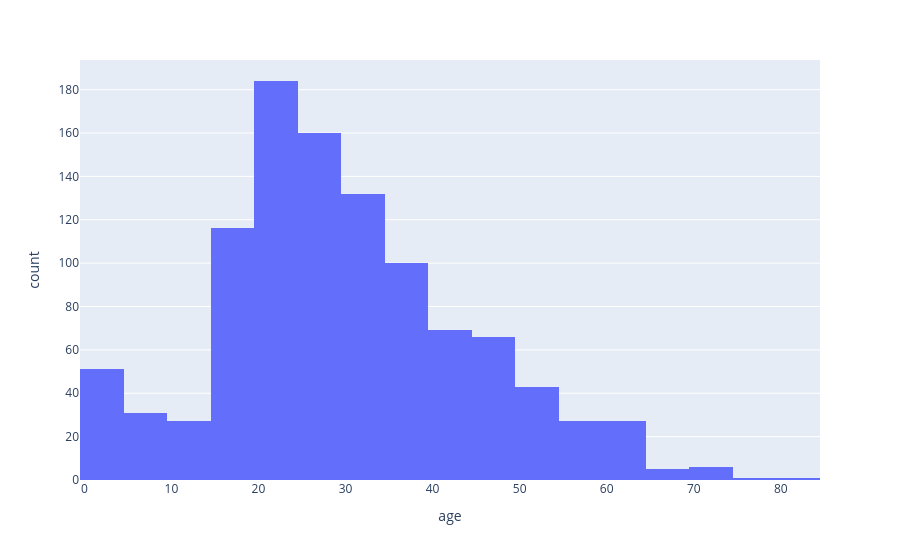

Notebook source saved alongside this figure:
### Code cell
import math
bin_width= 2
nbins = math.ceil((data[data.age<90].age.max() - data[data.age<90].age.min()) / bin_width)
fig = px.histogram(data[data.age<90], x="age", nbins=nbins)
fig.show()

### Figure 1 — Plotly figure (JSON) as saved in the notebook; plotly's stock layout.template omitted (floating-point values rounded to 4 significant figures; data arrays with more than 128 entries replaced by an {"elided": "..."} marker saying what was removed)
{"data": [{"alignmentgroup": "True", "bingroup": "x", "hovertemplate": "age=%{x}<br>count=%{y}<extra></extra>", "legendgroup": "", "marker": {"color": "#636efa", "pattern": {"shape": ""}}, "name": "", "nbinsx": 40, "offsetgroup": "", "orientation": "v", "showlegend": false, "type": "histogram", "x": {"elided": "1046 int values"}, "xaxis": "x", "yaxis": "y"}], "layout": {"barmode": "relative", "legend": {"tracegroupgap": 0}, "margin": {"t": 60}, "xaxis": {"anchor": "y", "domain": [0, 1], "title": {"text": "age"}}, "yaxis": {"anchor": "x", "domain": [0, 1], "title": {"text": "count"}}}}
